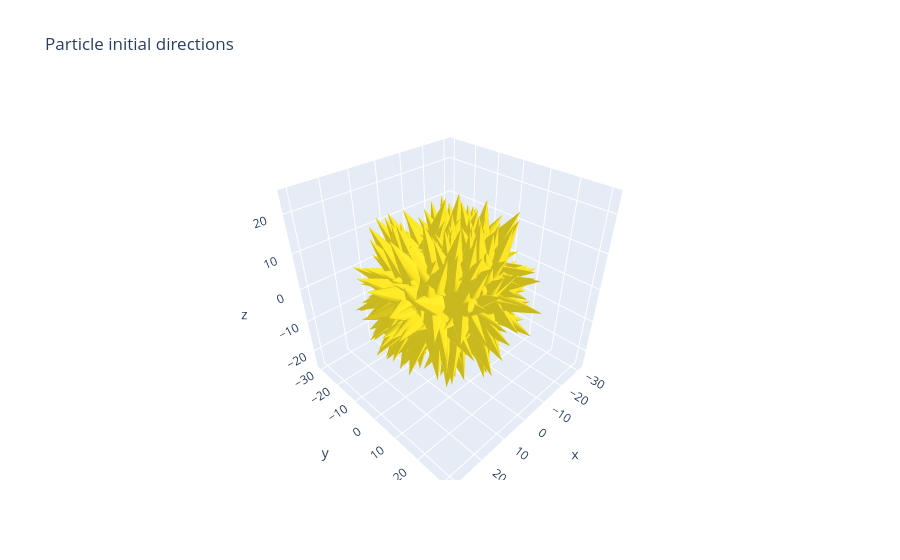

Write notebook code for a chart like this one.
### Markdown cell above
We can also plot the birth direction of each neutron.

### Code cell
plot = plot_source_direction(this=model, n_samples=500)
plot.show()

### Figure 1 — Plotly figure (JSON) as saved in the notebook; plotly's stock layout.template omitted (floating-point values rounded to 4 significant figures; data arrays with more than 128 entries replaced by an {"elided": "..."} marker saying what was removed)
{"data": [{"marker": {"color": "rgba(255,255,255,0)"}, "type": "scatter3d", "x": [10.85, -11.01], "y": [10.85, -11.01], "z": [10.85, -11.01]}, {"anchor": "tail", "cauto": false, "cmax": 1, "cmin": 0, "colorscale": [[0.0, "#440154"], [0.1111, "#482878"], [0.2222, "#3e4989"], [0.3333, "#31688e"], [0.4444, "#26828e"], [0.5556, "#1f9e89"], [0.6667, "#35b779"], [0.7778, "#6ece58"], [0.8889, "#b5de2b"], [1.0, "#fde725"]], "hoverinfo": "u+v+w+norm", "showscale": false, "sizemode": "absolute", "sizeref": 30, "type": "cone", "u": {"elided": "500 float values"}, "v": {"elided": "500 float values"}, "w": {"elided": "500 float values"}, "x": {"elided": "500 float values"}, "y": {"elided": "500 float values"}, "z": {"elided": "500 float values"}}], "layout": {"title": {"text": "Particle initial directions"}}}
